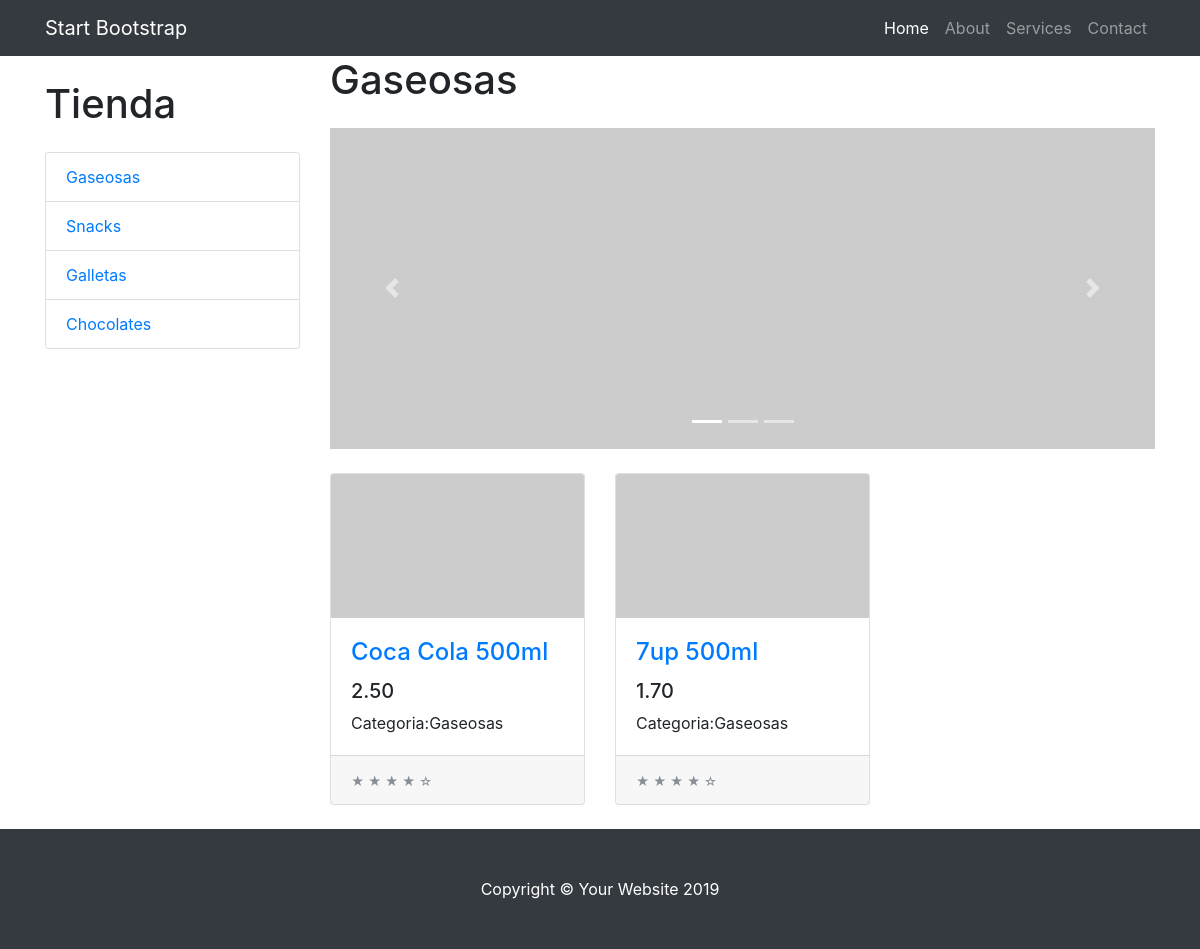
The app's page /categoria/1/ with its own data.
### tienda/models.py (models this page shows, shortened)
class Categoria(models.Model):
    nombre = models.CharField(max_length=200)
    pub_date = models.DateTimeField('date published')
    def __str__(self):
        return self.nombre

class Producto(models.Model):
    Categoria = models.ForeignKey(Categoria,on_delete=models.CASCADE)
    nombre= models.CharField(max_length=200)
    precio =models.DecimalField(max_digits=6, decimal_places=2)
    stock =models.IntegerField(default=0)
    imagen = models.ImageField(upload_to='productos', blank=True, null=True)
    descripcion = models.TextField( blank=True)
    pub_date =models.DateTimeField('date published')

### tienda/views.py (the view)
# urls.py: path('categoria/<int:categoria_id>/', views.categoria, name='categoria'),
def categoria(request,categoria_id):
    categoria = Categoria.objects.get(pk=categoria_id)
    product_list = categoria.producto_set.all()
    categoria_list = Categoria.objects.all()
    context = {
        'productos':product_list,
        'categorias':categoria_list,
        'categoria':categoria
    }
    return render(request,'index.html',context)

### tienda/templates/index.html (shortened to what this page needs)
{% extends 'layout.html' %}
{% block content %}
<h1>{{categoria.nombre}}</h1>
<div id="carouselExampleIndicators" class="carousel slide my-4" data-ride="carousel">
    <ol class="carousel-indicators">
      <li data-target="#carouselExampleIndicators" data-slide-to="0" class="active"></li>
      <li data-target="#carouselExampleIndicators" data-slide-to="1"></li>
      <li data-target="#carouselExampleIndicators" data-slide-to="2"></li>
    </ol>
    <div class="carousel-inner" role="listbox">
      <div class="carousel-item active">
        <img class="d-block img-fluid" src="http://placehold.it/900x350" alt="First slide">
      </div>
    </div>
    <a class="carousel-control-prev" href="#carouselExampleIndicators" role="button" data-slide="prev">
      <span class="carousel-control-prev-icon" aria-hidden="true"></span>
    </a>
    <a class="carousel-control-next" href="#carouselExampleIndicators" role="button" data-slide="next">
      <span class="carousel-control-next-icon" aria-hidden="true"></span>
    </a>
  </div>
  <div class="row">
    {% for prod in productos %}
    <div class="col-lg-4 col-md-6 mb-4">
      <div class="card h-100">
        <a href="producto/{{prod.id}}/">
            <img class="card-img-top" src="http://placehold.it/700x400" alt="">
        </a>
        <div class="card-body">
          <h4 class="card-title">
            <a href="producto/{{prod.id}}/">{{prod.nombre}}</a>
          </h4>
          <h5>{{prod.precio}}</h5>
          <p class="card-text">Categoria:{{prod.Categoria}}</p>
        </div>
        <div class="card-footer">
          <small class="text-muted">&#9733; &#9733; &#9733; &#9733; &#9734;</small>
        </div>
      </div>
    </div>
{% endfor %}
  </div>
  {% endblock %}

### tienda/templates/layout.html (shortened to what this page needs)
{% load static %}
<!DOCTYPE html>
<html lang="en">
  <head>
    <link href="{% static 'vendor/bootstrap/css/bootstrap.min.css' %}" rel="stylesheet">
    <link href="{%static 'css/shop.css' %}" rel="stylesheet">
  </head>
  <body>
    <nav class="navbar navbar-expand-lg navbar-dark bg-dark fixed-top">
      <div class="container">
        <a class="navbar-brand" href="#">Start Bootstrap</a>
        <div class="collapse navbar-collapse" id="navbarResponsive">
          <ul class="navbar-nav ml-auto">
            <li class="nav-item active">
              <a class="nav-link" href="#">Home
              </a>
            </li>
            <li class="nav-item">
              <a class="nav-link" href="#">About</a>
            </li>
            <li class="nav-item">
              <a class="nav-link" href="#">Services</a>
            </li>
            <li class="nav-item">
              <a class="nav-link" href="#">Contact</a>
            </li>
          </ul>
        </div>
      </div>
    </nav>
    <div class="container">
      <div class="row">
        <div class="col-lg-3">
          <h1 class="my-4">Tienda</h1>
          <div class="list-group">
            {% for cat in categorias %}
            <a href="/categoria/{{cat.id}}" class="list-group-item">{{cat.nombre}}</a>
            {% endfor %}
          </div>
        </div>
        <div class="col-lg-9">
            {% block content %}
            {% endblock %}
        </div>
      </div>
    </div>
    <footer class="py-5 bg-dark">
      <div class="container">
        <p class="m-0 text-center text-white">Copyright &copy; Your Website 2019</p>
      </div>
    </footer>
  </body>
</html>

### tienda/static/css/shop.css (style rules this page uses)
body { padding-top: 54px; }
@media (min-width: 992px) { body { padding-top: 56px; } }

### records on screen
Categoria: nombre "Gaseosas"
Categoria: nombre "Snacks"
Categoria: nombre "Galletas"
Categoria: nombre "Chocolates"
Producto: nombre "Coca Cola 500ml", precio "2.50", Categoria "Gaseosas"
Producto: nombre "7up 500ml", precio "1.70", Categoria "Gaseosas"
